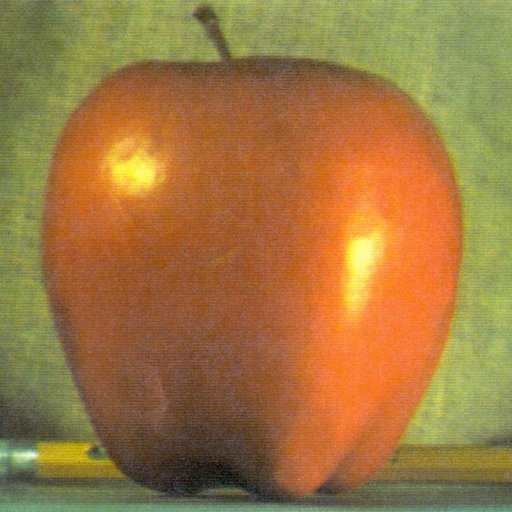
#> input picture bena.jpg, 512 x 512 px, given in place of the camera
$ python blur_smoothing.py
#> lines starting #> are read from the running program, lines starting #| are printed output that depends on the picture; after the words box and inside, x2 and y2 are one past the last pixel; in counts of white or black regions, pixels touching at a corner belong together
import cv2
import numpy as np

cap = cv2.VideoCapture(0)
while True:
    _, frame = cap.read()
#> frame is the input picture: shape (512, 512, 3); mean B, G, R 64.8, 119.7, 159.1

    hsv = cv2.cvtColor(frame, cv2.COLOR_BGR2HSV)
#> hsv: shape (512, 512, 3); mean H, S, V 21.7, 145.4, 163

    # hsv is Hue Sat Value
    lower_range = np.array([0, 175,175])         # BGR
    uppper_range = np.array([255, 255, 255])

    mask = cv2.inRange(hsv, lower_range, uppper_range)
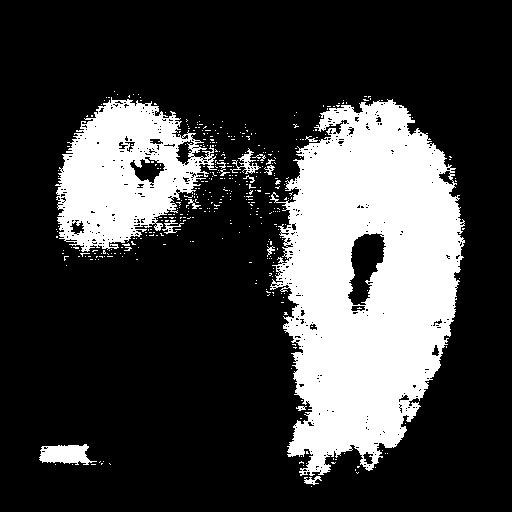
#> mask: shape (512, 512); 24.7% white; 411 white regions (395 under 20 px), largest, box (x1, y1, x2, y2) and area: (270, 99, 465, 476) 48136, (55, 97, 217, 252) 14157, (39, 444, 97, 465) 813
    res = cv2.bitwise_and(frame, frame, mask=mask)           # mask is work as boolean function
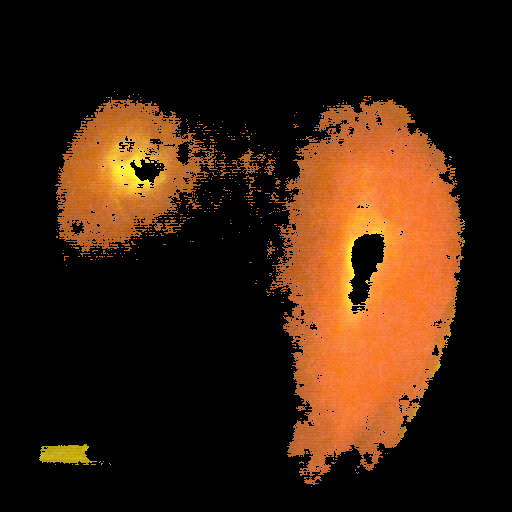
#> res: shape (512, 512, 3); mean B, G, R 12.4, 30, 54.3


    kernel = np.ones((5,5),np.float32)/225
    smoothed = cv2.filter2D(res,-1,kernel)
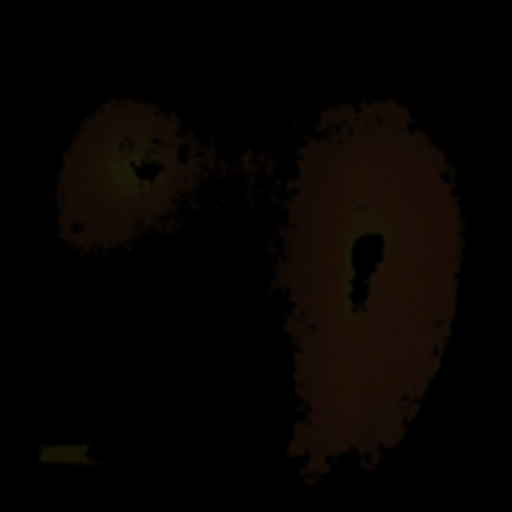
#> smoothed: shape (512, 512, 3); mean B, G, R 1.4, 3.3, 6

    blur=cv2.GaussianBlur(res,(5,5),0)
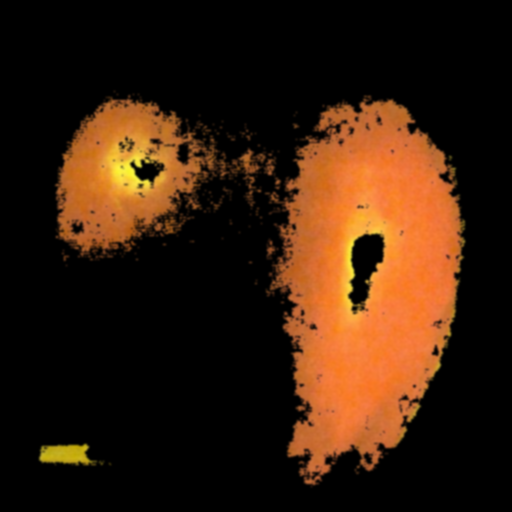
#> blur: shape (512, 512, 3); mean B, G, R 12.4, 30, 54.3

    median = cv2.medianBlur(res,5)
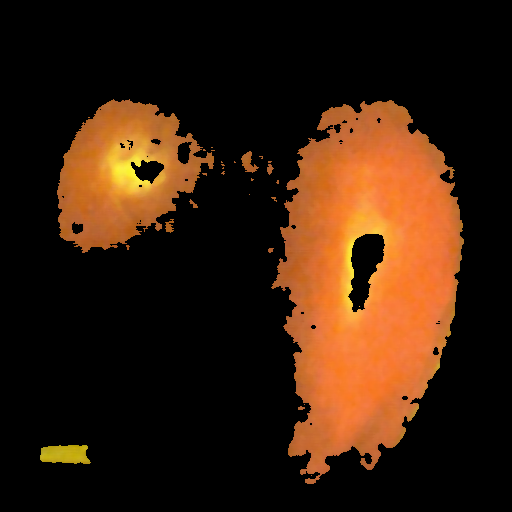
#> median: shape (512, 512, 3); mean B, G, R 12.2, 29.8, 54.2

    if cv2.waitKey(1) == 13:
#> (key Esc is pressed here)
        break
    # frame=cv2.flip(frame,1)
    cv2.imshow("original", frame)
    cv2.imshow("mask", mask)
    cv2.imshow("res", res)
    cv2.imshow("smoothed",smoothed)
    cv2.imshow("blur", blur)
    cv2.imshow("median",median)

    cv2.resizeWindow("original", 320, 240)
    cv2.resizeWindow("mask", 320, 240)
    cv2.resizeWindow("res", 320, 240)
    cv2.resizeWindow("smoothed", 320, 240)
    cv2.resizeWindow("blur", 320, 240)
    cv2.resizeWindow("median", 320, 240)

cap.release()
cv2.destroyAllWindows()
